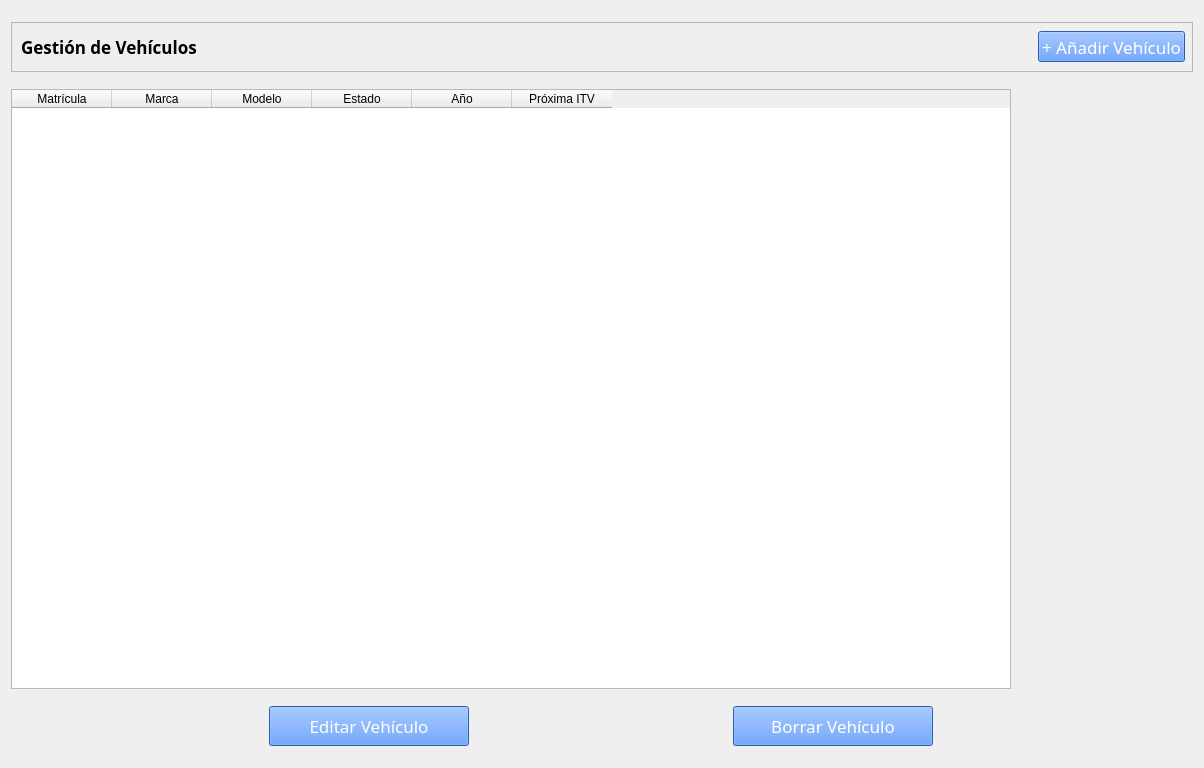
<?xml version="1.0" encoding="UTF-8"?>
<ui version="4.0">
 <class>VehiculosWidget</class>
 <widget class="QWidget" name="VehiculosWidget">
  <property name="geometry">
   <rect>
    <x>0</x>
    <y>0</y>
    <width>1204</width>
    <height>768</height>
   </rect>
  </property>
  <property name="windowTitle">
   <string>Form</string>
  </property>
  <layout class="QVBoxLayout" name="verticalLayout">
   <item>
    <widget class="QFrame" name="frameVehiculosTop">
     <property name="maximumSize">
      <size>
       <width>16777215</width>
       <height>50</height>
      </size>
     </property>
     <property name="frameShape">
      <enum>QFrame::Shape::StyledPanel</enum>
     </property>
     <property name="frameShadow">
      <enum>QFrame::Shadow::Raised</enum>
     </property>
     <layout class="QHBoxLayout" name="horizontalLayout_4">
      <property name="spacing">
       <number>6</number>
      </property>
      <property name="topMargin">
       <number>8</number>
      </property>
      <property name="rightMargin">
       <number>7</number>
      </property>
      <item>
       <widget class="QLabel" name="label_4">
        <property name="font">
         <font>
          <family>Montserrat</family>
          <pointsize>13</pointsize>
          <bold>true</bold>
         </font>
        </property>
        <property name="text">
         <string>Gestión de Vehículos</string>
        </property>
       </widget>
      </item>
      <item>
       <spacer name="horizontalSpacer_2">
        <property name="orientation">
         <enum>Qt::Orientation::Horizontal</enum>
        </property>
        <property name="sizeHint" stdset="0">
         <size>
          <width>841</width>
          <height>20</height>
         </size>
        </property>
       </spacer>
      </item>
      <item>
       <widget class="QPushButton" name="btnNuevoVehiculo">
        <property name="enabled">
         <bool>true</bool>
        </property>
        <property name="maximumSize">
         <size>
          <width>16777215</width>
          <height>60</height>
         </size>
        </property>
        <property name="font">
         <font>
          <family>Montserrat</family>
          <pointsize>13</pointsize>
          <strikeout>false</strikeout>
          <fontweight>Black</fontweight>
         </font>
        </property>
        <property name="styleSheet">
         <string notr="true">background-color: #3b82f6; color: white;</string>
        </property>
        <property name="text">
         <string>+ Añadir Vehículo</string>
        </property>
        <property name="checkable">
         <bool>true</bool>
        </property>
       </widget>
      </item>
     </layout>
    </widget>
   </item>
   <item>
    <widget class="QTableWidget" name="tablaVehiculos">
     <property name="maximumSize">
      <size>
       <width>1000</width>
       <height>600</height>
      </size>
     </property>
     <property name="editTriggers">
      <set>QAbstractItemView::EditTrigger::NoEditTriggers</set>
     </property>
     <property name="alternatingRowColors">
      <bool>true</bool>
     </property>
     <property name="selectionMode">
      <enum>QAbstractItemView::SelectionMode::SingleSelection</enum>
     </property>
     <property name="selectionBehavior">
      <enum>QAbstractItemView::SelectionBehavior::SelectRows</enum>
     </property>
     <property name="columnCount">
      <number>6</number>
     </property>
     <attribute name="horizontalHeaderCascadingSectionResizes">
      <bool>true</bool>
     </attribute>
     <attribute name="horizontalHeaderShowSortIndicator" stdset="0">
      <bool>false</bool>
     </attribute>
     <attribute name="horizontalHeaderStretchLastSection">
      <bool>false</bool>
     </attribute>
     <attribute name="verticalHeaderVisible">
      <bool>true</bool>
     </attribute>
     <attribute name="verticalHeaderStretchLastSection">
      <bool>false</bool>
     </attribute>
     <column>
      <property name="text">
       <string>Matrícula</string>
      </property>
     </column>
     <column>
      <property name="text">
       <string>Marca</string>
      </property>
     </column>
     <column>
      <property name="text">
       <string>Modelo</string>
      </property>
     </column>
     <column>
      <property name="text">
       <string>Estado</string>
      </property>
     </column>
     <column>
      <property name="text">
       <string>Año</string>
      </property>
     </column>
     <column>
      <property name="text">
       <string>Próxima ITV</string>
      </property>
     </column>
    </widget>
   </item>
   <item>
    <layout class="QHBoxLayout" name="horizontalLayout">
     <item>
      <widget class="QPushButton" name="btnEditar">
       <property name="enabled">
        <bool>true</bool>
       </property>
       <property name="maximumSize">
        <size>
         <width>200</width>
         <height>40</height>
        </size>
       </property>
       <property name="font">
        <font>
         <family>Montserrat</family>
         <pointsize>13</pointsize>
         <strikeout>false</strikeout>
         <fontweight>Black</fontweight>
        </font>
       </property>
       <property name="styleSheet">
        <string notr="true">background-color: #3b82f6; color: white;</string>
       </property>
       <property name="text">
        <string>Editar Vehículo</string>
       </property>
       <property name="checkable">
        <bool>true</bool>
       </property>
      </widget>
     </item>
     <item>
      <widget class="QPushButton" name="btnBorrar">
       <property name="enabled">
        <bool>true</bool>
       </property>
       <property name="maximumSize">
        <size>
         <width>200</width>
         <height>40</height>
        </size>
       </property>
       <property name="font">
        <font>
         <family>Montserrat</family>
         <pointsize>13</pointsize>
         <strikeout>false</strikeout>
         <fontweight>Black</fontweight>
        </font>
       </property>
       <property name="styleSheet">
        <string notr="true">background-color: #3b82f6; color: white;</string>
       </property>
       <property name="text">
        <string>Borrar Vehículo</string>
       </property>
       <property name="checkable">
        <bool>true</bool>
       </property>
      </widget>
     </item>
    </layout>
   </item>
  </layout>
 </widget>
 <resources/>
 <connections/>
</ui>
